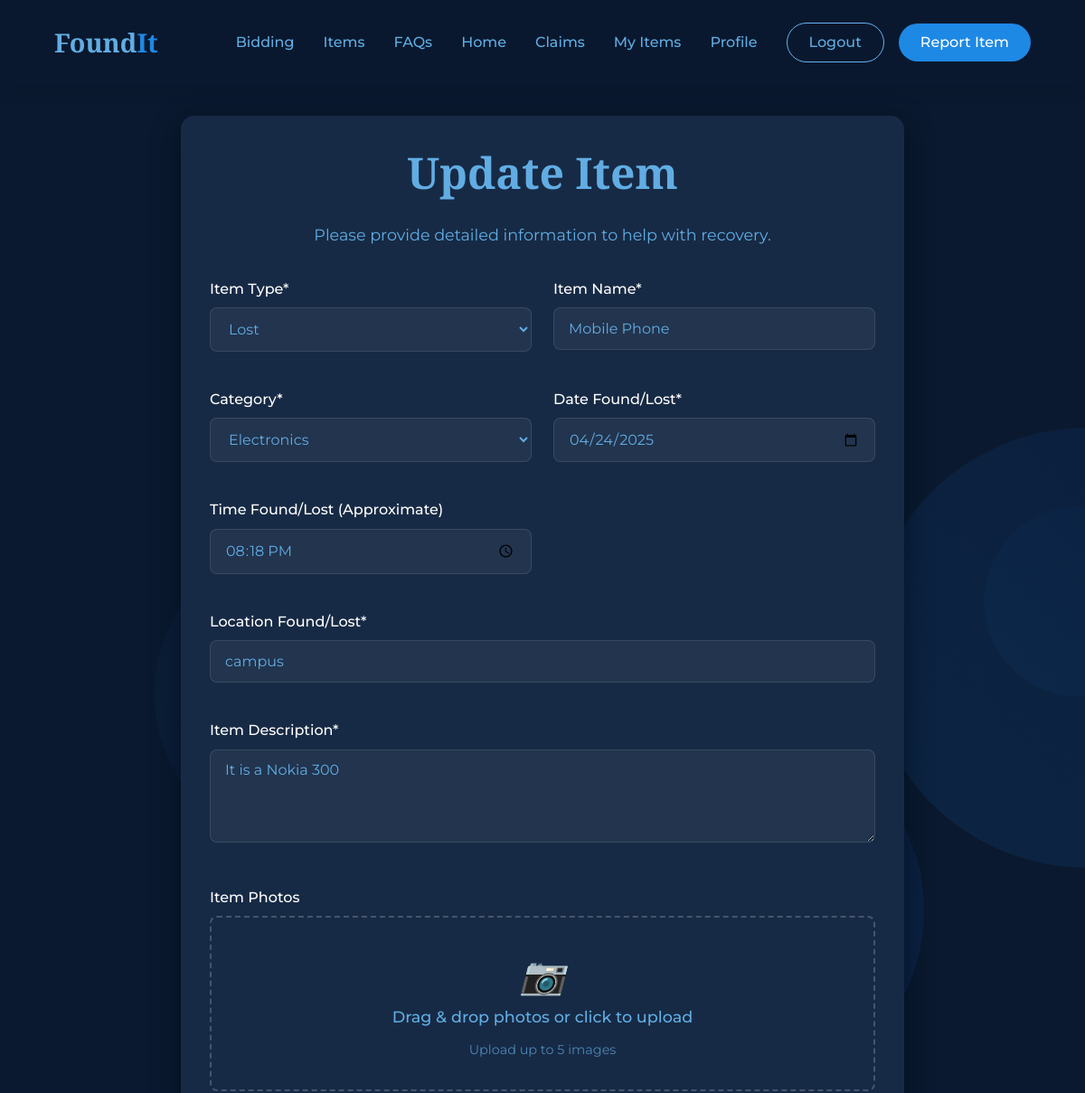
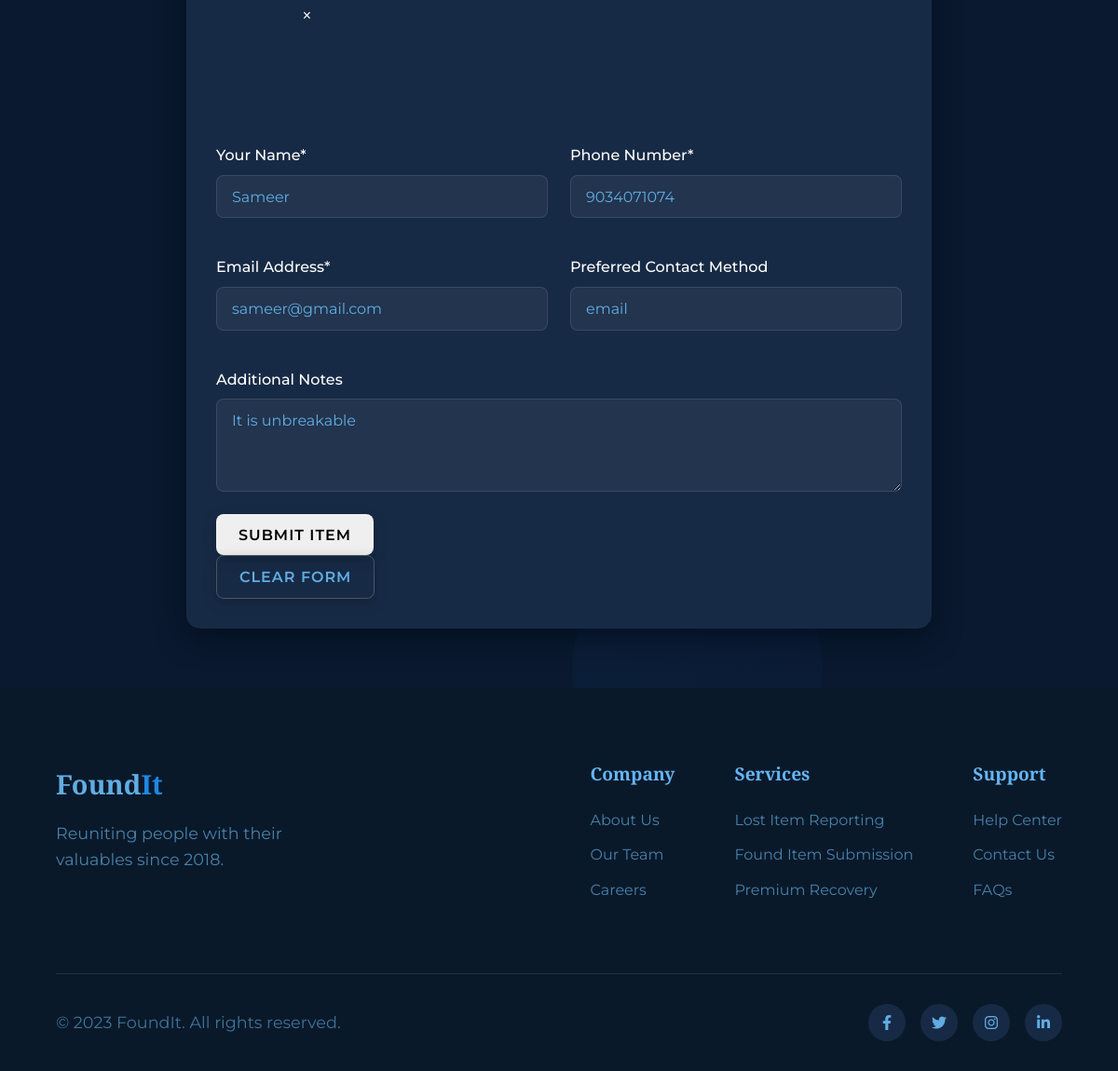
The page /items/14/update/ (signed in) on the database its author committed (2 pictures, top to bottom).
### foundapp/models.py (models this page shows, shortened)
class Item(models.Model):
    ITEM_TYPE_CHOICES = [
        ('lost', 'Lost'),
        ('found', 'Found'),
    ]
    CATEGORY_CHOICES = [
        ('electronics', 'Electronics'),
        ('jewelry', 'Jewelry'),
        ('clothing', 'Clothing'),
        ('documents', 'Documents'),
        ('accessories', 'Accessories'),
        ('other', 'Other'),
    ]
    user = models.ForeignKey(User, on_delete=models.CASCADE, related_name='items')
    item_type = models.CharField(max_length=5, choices=ITEM_TYPE_CHOICES)
    name = models.CharField(max_length=100)
    category = models.CharField(max_length=20, choices=CATEGORY_CHOICES)
    location = models.CharField(max_length=200)
    date_lost_found = models.DateField()
    time_lost_found = models.TimeField(null=True, blank=True)
    description = models.TextField()
    image = models.FileField(upload_to='items/', null=True, blank=True)
    contact_name = models.CharField(max_length=100)
    contact_phone = models.CharField(max_length=20)
    contact_email = models.EmailField()
    preferred_contact = models.CharField(max_length=10, default='email')
    additional_notes = models.TextField(blank=True, null=True)
    date_created = models.DateTimeField(default=timezone.now)
    is_resolved = models.BooleanField(default=False)
    class Meta:
        ordering = ['-date_created']

class ItemImage(models.Model):
    item = models.ForeignKey(Item, on_delete=models.CASCADE, related_name='images')
    image = models.FileField(upload_to='items/')
    def __str__(self):
        return f"Image for {self.item.name}"
    class AdminRequest(models.Model):
        STATUS_CHOICES = [
        ('pending', 'Pending'),
        ('approved', 'Approved'),
        ('rejected', 'Rejected'),
        ]
        user = models.ForeignKey(User, on_delete=models.CASCADE, related_name='admin_requests')
        reason = models.TextField()
        status = models.CharField(max_length=10, choices=STATUS_CHOICES, default='pending')
        created_at = models.DateTimeField(auto_now_add=True)
        updated_at = models.DateTimeField(auto_now=True)

### foundapp/views.py (the view)
# urls.py: path('items/<int:pk>/update/', views.update_item, name='update_item'),
@login_required
def update_item(request, pk):
    item = get_object_or_404(Item, pk=pk)
    if item.user != request.user and request.user.profile.role != 'admin':
        messages.error(request, "You don't have permission to edit this item.")
        return redirect('item_new', pk=item.pk)
    if request.method == 'POST':
        form = ItemForm(request.POST, instance=item)
        if form.is_valid():
            form.save()
            images = request.FILES.getlist('image')
            for image in images:
                ItemImage.objects.create(item=item, image=image)
            messages.success(request, 'Your item has been updated successfully!')
            return redirect('item_new', pk=item.pk)
    else:
        form = ItemForm(instance=item)
        image_form = ItemImageForm()
    return render(request, 'items/item_form.html', {
        'form': form,
        'image_form': image_form,
        'item': item,
        'title': 'Update Item'
    })

### foundapp/forms.py
class ItemForm(forms.ModelForm):
    class Meta:
        model = Item
        fields = [
            'item_type', 'name', 'category', 'location',
            'date_lost_found', 'time_lost_found', 'description',
            'contact_name', 'contact_phone', 'contact_email',
            'preferred_contact', 'additional_notes'
        ]
        widgets = {
            'date_lost_found': forms.DateInput(attrs={'type': 'date'}),
            'time_lost_found': forms.TimeInput(attrs={'type': 'time'}),
            'description': forms.Textarea(attrs={'rows': 4}),
            'additional_notes': forms.Textarea(attrs={'rows': 3}),
        }

class ItemImageForm(forms.ModelForm):
    class Meta:
        model = ItemImage
        fields = ['image']
        widgets = {
            'image': forms.ClearableFileInput(),  # no `multiple=True` if only 1 image
        }

### foundapp/templates/items/item_form.html (shortened to what this page needs)
{% extends 'base.html' %}
{% load static %}
{% block extra_css %}
<link rel="stylesheet" href="{% static 'css/form.css' %}">
{% endblock %}
{% block content %}
<div class="form-container">
    <div id="animated-bg" class="animated-bg"></div>
    <div class="container">
        <div id="form-card" class="form-card">
            <div class="form-header">
                <h1>{{ title }}</h1>
                <p>Please provide detailed information to help with recovery.</p>
            </div>
            <form method="POST" enctype="multipart/form-data" id="add-item-form">
                <div class="form-content">
                    <div class="form-group">
                        <label for="id_item_type">Item Type*</label>
                        {{ form.item_type }}
                    </div>
                    <div class="form-group">
                        <label for="id_name">Item Name*</label>
                        {{ form.name }}
                    </div>
                    <div class="form-group">
                        <label for="id_category">Category*</label>
                        {{ form.category }}
                    </div>
                    <div class="form-group">
                        <label for="id_date_lost_found">Date Found/Lost*</label>
                        {{ form.date_lost_found }}
                    </div>
                    <div class="form-group">
                        <label for="id_time_lost_found">Time Found/Lost (Approximate)</label>
                        {{ form.time_lost_found }}
                    </div>
                    <div class="form-group full-width">
                        <label for="id_location">Location Found/Lost*</label>
                        {{ form.location }}
                    </div>
                    <div class="form-group full-width">
                        <label for="id_description">Item Description*</label>
                        {{ form.description }}
                    </div>
                    <div class="form-group full-width">
                        <label>Item Photos</label>
                        <div class="file-upload">
                            <i>📷</i>
                            <p>Drag & drop photos or click to upload</p>
                            <span>Upload up to 5 images</span>
                        </div>
                        <div class="thumbnail-preview" id="photo-preview">
                            {% if item and item.images.all %}
                                {% for image in item.images.all %}
                                    <div class="thumbnail-container">
                                        <button type="button" class="remove-image" data-id="{{ image.id }}">×</button>
                                    </div>
                                {% endfor %}
                            {% endif %}
                        </div>
                    </div>
                    <div class="form-group">
                        <label for="id_contact_name">Your Name*</label>
                        {{ form.contact_name }}
                    </div>
                    <div class="form-group">
                        <label for="id_contact_phone">Phone Number*</label>
                        {{ form.contact_phone }}
                    </div>
                    <div class="form-group">
                        <label for="id_contact_email">Email Address*</label>
                        {{ form.contact_email }}
                    </div>
                    <div class="form-group">
                        <label for="id_preferred_contact">Preferred Contact Method</label>
                        {{ form.preferred_contact }}
                    </div>
                    <div class="form-group full-width">
                        <label for="id_additional_notes">Additional Notes</label>
                        {{ form.additional_notes }}
                    </div>
                </div>
                <form method="POST" action="{% url 'add_item' %}">
                    <button type="submit" class="btn" id="submit-btn">
                        <span>Submit Item</span>
                    </button>
                </form>
                <button type="reset" class="btn btn-secondary">Clear Form</button>
            </form>
        </div>
    </div>
</div>
{% endblock %}

### foundapp/static/css/main.css (style rules this page uses)
:root { --primary-color: #1e88e5; --primary-dark: #0d47a1; --primary-light: #64b5f6; --secondary-color: #002171; --accent-color: #29b6f6; --dark-blue: #0a1929; --navy-blue: #102a43; --text-light: #61ade3; --text-dark: #102a43; --background: #0a192f; --card-bg: #172a45; --gradient-blue: linear-gradient(135deg, #1e3c72 0%, #2a5298 100%); --box-shadow: 0 10px 30px rgba(2, 12, 27, 0.7); --transition: all 0.3s ease; }
* { margin: 0; padding: 0; box-sizing: border-box; }
body { font-family: 'Montserrat', sans-serif; background-color: var(--background); color: var(--text-light); line-height: 1.6; overflow-x: hidden; }
h1, h2, h3, h4 { font-family: 'Playfair Display', serif; font-weight: 600; line-height: 1.3; }
h1 { font-size: 3.5rem; margin-bottom: 1.5rem; }
p { margin-bottom: 1.5rem; font-size: 1.1rem; }
.btn { display: inline-block; padding: 0.8rem 2rem; border-radius: 50px; font-weight: 600; text-transform: uppercase; letter-spacing: 1px; transition: var(--transition); cursor: pointer; font-size: 0.9rem; box-shadow: 0 4px 15px rgba(0, 0, 0, 0.2); }
@media (max-width: 1200px) { h1 { font-size: 3rem; } }

### foundapp/static/css/form.css (style rules this page uses)
.form-container, .auth-container { min-height: 100vh; padding: 8rem 0 4rem; position: relative; overflow: hidden; }
.form-group input, .form-group select, .form-group textarea { width: 100%; padding: 0.8rem 1rem; border-radius: 8px; border: 1px solid rgba(255, 255, 255, 0.3); background: rgba(255, 255, 255, 0.1); color: var(--text-light); font-family: 'Montserrat', sans-serif; font-size: 1rem; transition: var(--transition); }
.form-group label { color: #ffffff; font-weight: 600; margin-bottom: 0.5rem; }
.form-group select option { background-color: #2c3e50; color: white; padding: 10px; }
.animated-bg { position: absolute; top: 0; left: 0; width: 100%; height: 100%; z-index: -1; }
.form-card, .auth-card { background: var(--card-bg); border-radius: 15px; padding: 2rem; box-shadow: var(--box-shadow); max-width: 800px; margin: 0 auto; opacity: 0; transform: translateY(50px); }
.form-header, .auth-header { text-align: center; margin-bottom: 2rem; }
.form-content { display: grid; grid-template-columns: repeat(2, 1fr); gap: 1.5rem; }
.form-group { margin-bottom: 1rem; opacity: 0; transform: translateX(-20px); }
.form-group.full-width { grid-column: 1 / -1; }
.form-group label { display: block; margin-bottom: 0.5rem; font-weight: 500; }
.form-group input, .form-group select, .form-group textarea { width: 100%; padding: 0.8rem 1rem; border-radius: 8px; border: 1px solid rgba(255, 255, 255, 0.1); background: rgba(255, 255, 255, 0.05); color: var(--text-light); font-family: 'Montserrat', sans-serif; font-size: 1rem; transition: var(--transition); }
.form-group textarea { resize: vertical; min-height: 100px; }
.file-upload { border: 2px dashed rgba(255, 255, 255, 0.2); border-radius: 8px; padding: 2rem; text-align: center; cursor: pointer; transition: var(--transition); position: relative; }
.file-upload i { font-size: 2.5rem; margin-bottom: 1rem; color: var(--primary-light); }
.file-upload p { margin-bottom: 0.5rem; font-weight: 500; }
.file-upload span { font-size: 0.9rem; opacity: 0.7; }
.thumbnail-preview { display: flex; flex-wrap: wrap; gap: 1rem; margin-top: 1rem; }
.thumbnail-container { position: relative; width: 100px; height: 100px; }
.remove-image { position: absolute; top: -10px; right: -10px; width: 25px; height: 25px; border-radius: 50%; background: var(--danger-color); color: white; border: none; font-size: 1rem; display: flex; align-items: center; justify-content: center; cursor: pointer; transition: var(--transition); }
.btn { padding: 0.8rem 1.5rem; border-radius: 8px; font-weight: 600; cursor: pointer; transition: var(--transition); border: none; font-family: 'Montserrat', sans-serif; font-size: 1rem; }
.btn-secondary { background: transparent; border: 1px solid rgba(255, 255, 255, 0.2); color: var(--text-light); }
.full-width { width: 100%; }
.form-group select option { background-color: blue; color: white; }
.form-group select option:hover, .form-group select option:checked { background-color: darkblue; }

### rows shown on the page
Item: item_type "Lost", name "Mobile Phone", category "Electronics", date_lost_found "04/24/2025", time_lost_found "20:18:00", location "campus", description "It is a Nokia 300", contact_name "Sameer", contact_phone "9034071074", contact_email "sameer@gmail.com", preferred_contact "email", additional_notes "It is unbreakable"

### other values the page prints
{{ title }} "Update Item"
